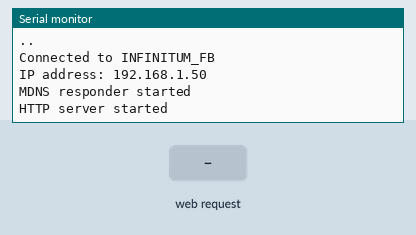
Recording of a sketch running on a simulated ESP8266 (NodeMCU). On the bench: the last lines printed to the serial monitor. The inputs (shaded band) are chosen by the test bench. WiFi joins after 1.5 s; servers stay silent unless stated.

Above: at 3.2 s.
3.3 s: HTTP request GET / received
At 4.6 s:
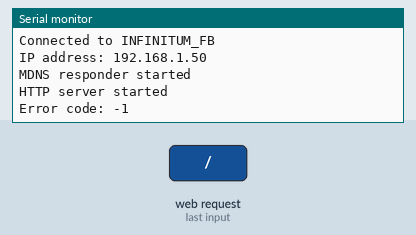
5.0 s: HTTP request GET /sync?serverIp=1 received
At 5.7 s:
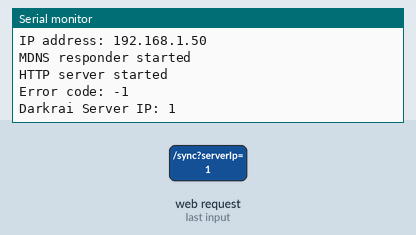

Measured:
- after the input at 3.3 s, the serial monitor: prints a new line after 0.20 s (image 1)
- after the input at 5.0 s, the serial monitor: prints a new line at once (image 2)

The sketch:

darkrai-esp8266.ino
```cpp
#include <ESP8266WiFi.h>
#include <WiFiClient.h>
#include <ESP8266WebServer.h>
#include <ESP8266HTTPClient.h>
#include <ESP8266mDNS.h>
#include <ArduinoJson.h>

// Wifi config
const char* ssid = "INFINITUM_FB";
const char* password = "GFEABL1969";

// Server config
ESP8266WebServer server(80);
MDNSResponder mdns;

// ============ DARKRAI SERVER ==============
String DARKRAI_API = "";

void setup(void){

  Serial.begin(115200);
  while (!Serial) {
    ; // wait for serial port to connect. Needed for native USB port only
  }

  WiFi.begin(ssid, password);
  Serial.println("");

  // Sacamos por el puerto serie la informacion de donde se conecta nuestro ESP8266
  while (WiFi.status() != WL_CONNECTED) {
    delay(1000);
    Serial.print(".");
  }
  Serial.println("");
  Serial.print("Connected to ");
  Serial.println(ssid);
  Serial.print("IP address: ");
  Serial.println(WiFi.localIP());


  if (mdns.begin("esp8266", WiFi.localIP())) {
    Serial.println("MDNS responder started");
  }

  server.on("/", [](){
    //server.send()
    requestGET();
    server.send(200, "text/html", "webPage");
  });

  server.on("/sync", [](){
    handleSync();
  });

  server.on("/action", [](){
    handleServerAction();
  });


  server.begin();
  Serial.println("HTTP server started");
}

void loop(void){
  server.handleClient();
}

void requestGET(){
  WiFiClient client;
  HTTPClient http;

  String path = "http://" + DARKRAI_API + ":3003/api/esp-pong";

  // Your Domain name with URL path or IP address with path
  http.begin(client, path.c_str());

  // Send HTTP GET request
  int httpResponseCode = http.GET();

  if (httpResponseCode>0) {
    Serial.print("HTTP Response code: ");
    Serial.println(httpResponseCode);
    String payload = http.getString();
    Serial.println(payload);
  }
  else {
    Serial.print("Error code: ");
    Serial.println(httpResponseCode);
  }
  // Free resources
  http.end();
}


void handleSync(){
  // Set Darkrai server IP
  String serverIp = server.arg("serverIp");
  if(serverIp != ""){
    DARKRAI_API = serverIp;
    Serial.print("Darkrai Server IP: ");
    Serial.println(DARKRAI_API);
  }

  // Send back the ESP8266 Ip
  String ip = WiFi.localIP().toString();
  StaticJsonDocument<100> doc;
  doc["ip"] = ip;
  String response;

  serializeJson(doc, response);
  server.send(200, "application/json", response);
}

void handleServerAction(){
  String payload = server.arg("payload");

  Serial.println(payload);
  server.send(200, "application/json", "{}");
}
```
